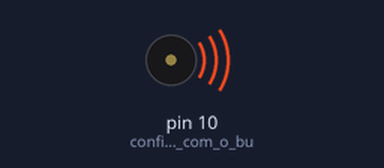
A sketch run on a simulated Arduino Uno, built with avr-gcc and run on an emulated ATmega328P. Parts: buzzer (waves = sounding).

Above: at 0.2 s.
At 3.4 s:
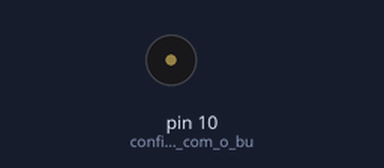
Timing chart, 0 to 8.3 s (numbered marks = the images above):
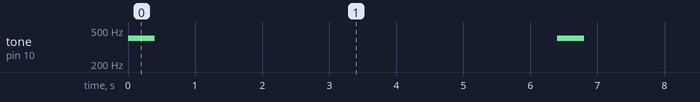

Measured:
- by itself, tone on pin 10 (configura_o_pino_com_o_bu): alternates 400 Hz for 0.40 s and silent for 6.0 s

The sketch:

buzzer.ino
```cpp
int frequencia = 400;

void setup(){
  pinMode(10, OUTPUT); // configura o pino com o buzzer como saída
}

void loop(){
  tone(10, frequencia); // gera frequencia de 2000Hz no buzzer
  delay(400);
  noTone(10); // para frequencia no buzzer
  delay(6000);
}
```
